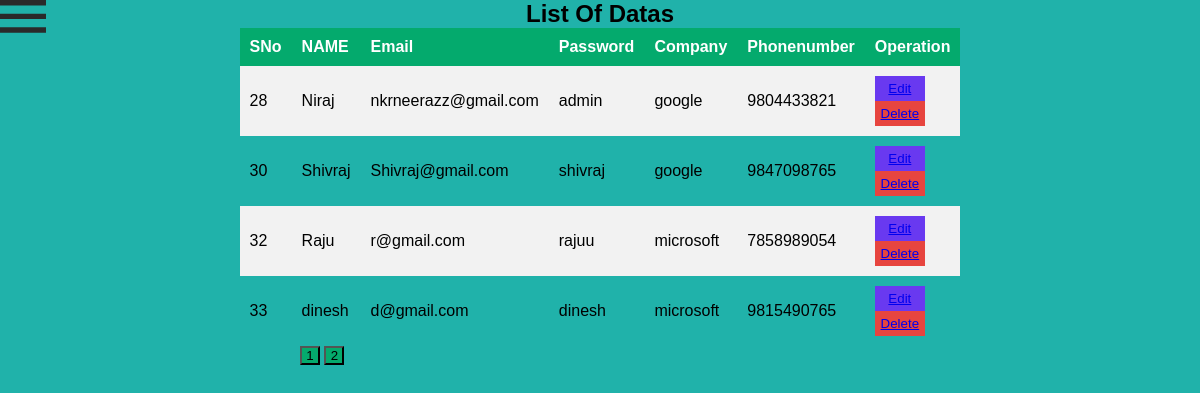
The page /usermanage.php (signed in) on the database its author committed.
### tables this page shows
CREATE TABLE `users` (
  `id` int(11) NOT NULL,
  `user_name` text NOT NULL,
  `user_email` varchar(100) NOT NULL,
  `user_password` varchar(100) NOT NULL,
  `user_company` text NOT NULL,
  `user_phoneno` bigint(10) NOT NULL
);

### usermanage.php (the view, shortened to what this page needs)
<?php
include 'dashboard.php';
include 'db/dbconnect.php';
?>
<!DOCTYPE html>
<html>
<head>
    <link rel="stylesheet" href="css/style.css">
</head>
<body>
    <h2>List Of Datas</h2>
    <table>
        <tr>
            <th>SNo</th>
            <th>NAME</th>
            <th>Email</th>
            <th>Password</th>
            <th>Company</th>
            <th>Phonenumber</th>
            <th>Operation</th>
        </tr>
        <?php
        $sql = "SELECT * FROM users ";
        $result = mysqli_query($conn, $sql);
        $total_records = mysqli_num_rows($result);
        $num_per_page = 04;
        $total_pages = ceil($total_records / $num_per_page);
        if (isset($_GET["page"])) {
            $page = $_GET["page"];
        } else {
            $page = 1;
        }
        $start_from = ($page - 1) * $num_per_page;
        $sql = "SELECT * FROM users limit $start_from, $num_per_page ";
        $result = mysqli_query($conn, $sql);
        if ($result) {
            while ($row = mysqli_fetch_assoc($result)) {
                $sn = $row['id'];
                $name = $row['user_name'];
                $email = $row['user_email'];
                $pass = $row['user_password'];
                $company = $row['user_company'];
                $phno = $row['user_phoneno'];
                echo ' <tr>
    <td>' . $sn . '</td>
    <td>' . $name . '</td>
    <td>' . $email . '</td>
    <td>' . $pass . '</td>
    <td>' . $company . '</td>
    <td>' . $phno . '</td>
    <td>
    <button id="button1"><a href="edit.php?editid=' . $sn . '">Edit</a></button>
        <button id ="button2"><a href="delete.php?deleteid=' . $sn . '">Delete</a></button>
    </td>
  </tr> ';
            }
            echo "</table>";
        }
        echo "<div class='page'>";
        for ($i = 1; $i <= $total_pages; $i++) {
            echo "<a  href='usermanage.php?page= $i' ><button> $i</button>  </a> ";
        }
        ?>
      </div>
</body>
</html>

### dashboard.php (shortened to what this page needs)
<!DOCTYPE html>
<html lang="en">
<head>
    <link rel="stylesheet" href="css/style.css">
</head>
<body>
    <div class="wrap">
        <div class="sidebar">
         <img src="images/menu.png" alt="" id="menuicon">
        </div>
    </div>
</body>
</html>

### css/style.css (style rules this page uses)
* { margin: 0; padding: 0; }
body { font-size: 100%; font-family: sans-serif; }
.wrap { width: 100%; float: left; }
.sidebar { height: 100vh; width: 197px; background-color: #4cbae6; position: fixed; z-index: 999; padding: 14px; left: -200px; box-sizing: border-box; transition: .6s; }
#menuicon { position: absolute; right: -50px; top: 0; cursor: pointer; }
#button1 { padding: 5px; width: 50px; color: white; background-color: rgb(105, 57, 240); border: none; }
#button2 { padding: 5px; width: 50px; color: white; background-color: rgb(231, 69, 63); border: none; }
body { background-color: lightseagreen; }
table { border-collapse: collapse; width: 60%; margin-left: auto; margin-right: auto; }
th, td { text-align: left; padding: 10px; }
tr:nth-child(even) { background-color: #f2f2f2 }
th { background-color: #04AA6D; color: white; }
h2 { text-align: center; }
.page { margin-left: 300px; }
.page a { text-decoration: none; }
.page a button { width: 20px; background-color: #04AA6D; cursor: pointer; }

### rows shown on the page
users: id "28", user_name "Niraj", user_email "nkrneerazz@gmail.com", user_password "admin", user_company "google", user_phoneno "9804433821"
users: id "30", user_name "Shivraj", user_email "Shivraj@gmail.com", user_password "shivraj", user_company "google", user_phoneno "9847098765"
users: id "32", user_name "Raju", user_email "r@gmail.com", user_password "rajuu", user_company "microsoft", user_phoneno "7858989054"
users: id "33", user_name "dinesh", user_email "d@gmail.com", user_password "dinesh", user_company "microsoft", user_phoneno "9815490765"
